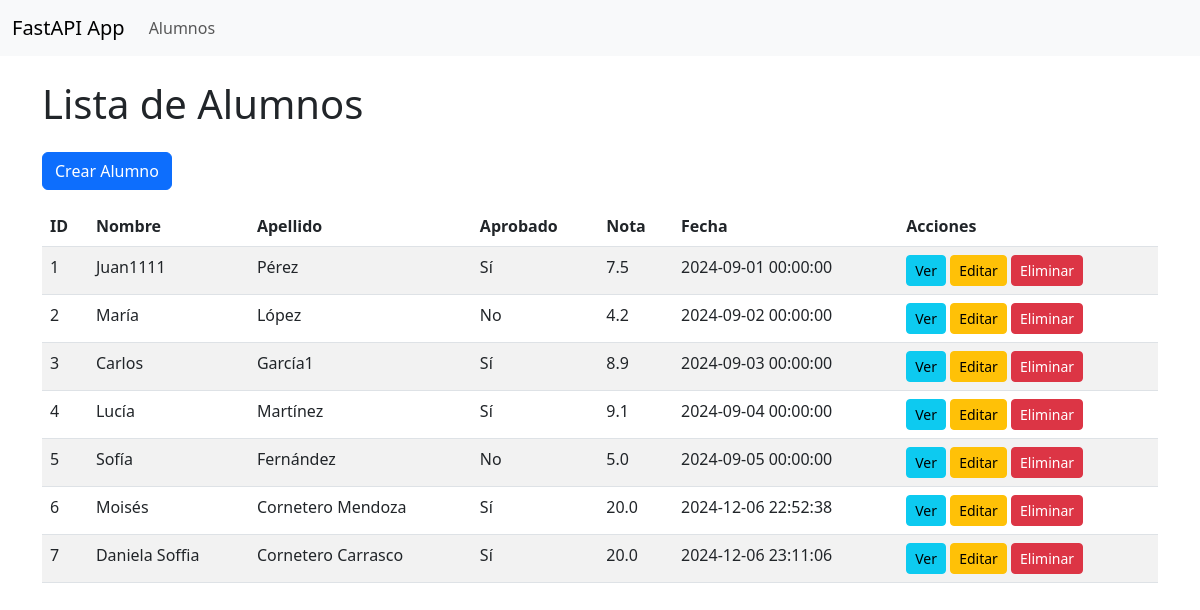
/alumnos, run on the app's committed database.
### tables this page shows
CREATE TABLE alumnos (
    id INTEGER PRIMARY KEY AUTOINCREMENT,
    nombre TEXT NOT NULL,
    apellido TEXT NOT NULL,
    aprobado BOOLEAN NOT NULL,
    nota REAL NOT NULL,
    fecha TIMESTAMP NOT NULL
);

### main.py (the view)
@app.get("/alumnos", response_class=HTMLResponse)
async def alumnos_list(request: Request, db=Depends(get_db)):
    cursor = db.execute("SELECT * FROM alumnos")
    alumnos = cursor.fetchall()
    return templates.TemplateResponse("alumnos_list.html", {"request": request, "alumnos": alumnos})

### templates/alumnos_list.html (shortened to what this page needs)
{% extends "base.html" %}
{% block content %}
<h1 class="mb-4">Lista de Alumnos</h1>
<a href="/alumnos/create" class="btn btn-primary mb-3">Crear Alumno</a>
<table class="table table-striped">
    <thead>
        <tr>
            <th>ID</th>
            <th>Nombre</th>
            <th>Apellido</th>
            <th>Aprobado</th>
            <th>Nota</th>
            <th>Fecha</th>
            <th>Acciones</th>
        </tr>
    </thead>
    <tbody>
        {% for alumno in alumnos %}
        <tr>
            <td>{{ alumno.id }}</td>
            <td>{{ alumno.nombre }}</td>
            <td>{{ alumno.apellido }}</td>
            <td>{{ "Sí" if alumno.aprobado else "No" }}</td>
            <td>{{ alumno.nota }}</td>
            <td>{{ alumno.fecha }}</td>
            <td>
                <a href="/alumnos/{{ alumno.id }}" class="btn btn-info btn-sm">Ver</a>
                <a href="/alumnos/{{ alumno.id }}/edit" class="btn btn-warning btn-sm">Editar</a>
                <a href="/alumnos/{{ alumno.id }}/delete" class="btn btn-danger btn-sm">Eliminar</a>
            </td>
        </tr>
        {% endfor %}
    </tbody>
</table>
{% endblock %}

### templates/base.html (shortened to what this page needs)
<!DOCTYPE html>
<html lang="en">
<head>
    <link href="https://cdn.jsdelivr.net/npm/bootstrap@5.3.0/dist/css/bootstrap.min.css" rel="stylesheet">
</head>
<body>
    <nav class="navbar navbar-expand-lg navbar-light bg-light">
        <div class="container-fluid">
            <a class="navbar-brand" href="/">FastAPI App</a>
            <div class="collapse navbar-collapse" id="navbarNav">
                <ul class="navbar-nav">
                    <li class="nav-item"><a class="nav-link" href="/alumnos">Alumnos</a></li>
                </ul>
            </div>
        </div>
    </nav>
    <div class="container mt-4">
        {% block content %}{% endblock %}
    </div>
</body>
</html>

### data on the page
alumnos: id "1", nombre "Juan1111", apellido "Pérez", aprobado "Sí", nota "7.5", fecha "2024-09-01 00:00:00"
alumnos: id "2", nombre "María", apellido "López", aprobado "No", nota "4.2", fecha "2024-09-02 00:00:00"
alumnos: id "3", nombre "Carlos", apellido "García1", aprobado "Sí", nota "8.9", fecha "2024-09-03 00:00:00"
alumnos: id "4", nombre "Lucía", apellido "Martínez", aprobado "Sí", nota "9.1", fecha "2024-09-04 00:00:00"
alumnos: id "5", nombre "Sofía", apellido "Fernández", aprobado "No", nota "5.0", fecha "2024-09-05 00:00:00"
alumnos: id "6", nombre "Moisés", apellido "Cornetero Mendoza", aprobado "Sí", nota "20.0", fecha "2024-12-06 22:52:38"
alumnos: id "7", nombre "Daniela Soffia", apellido "Cornetero Carrasco", aprobado "Sí", nota "20.0", fecha "2024-12-06 23:11:06"
